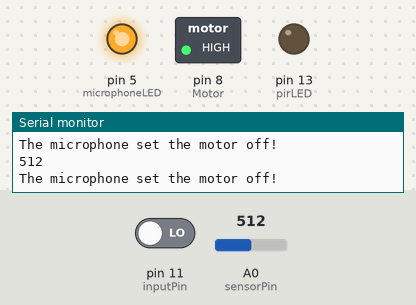
This sketch was run on a simulated Arduino Uno, built with avr-gcc and run on an emulated ATmega328P. Parts: switched loads named in the sketch (green lamp = pin HIGH), output pins drawn as LEDs (lit = HIGH), the last lines printed to the serial monitor. Inputs (shaded band) come from the test bench; at power-on: A0 (sensorPin) = 512, pin 11 (inputPin) LOW. Pins used as bus, display or sensor lines are not drawn.

Above: at 10.8 s.
10.9 s: A0 (sensorPin) set to 354
21.2 s: A0 (sensorPin) set to 318
At 31.0 s:
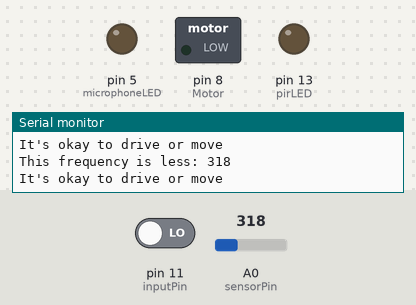
31.5 s: pin 11 (inputPin) driven HIGH
At 32.8 s:
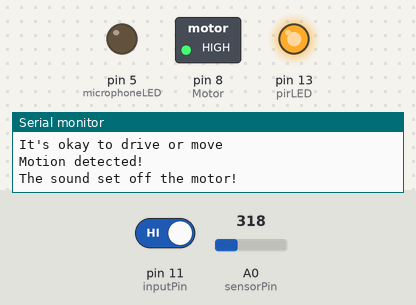
41.5 s: A0 (sensorPin) set to 345
At 43.6 s:
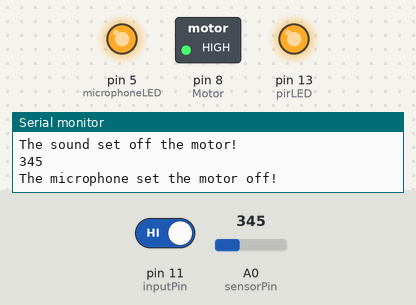
54.0 s: pin 11 (inputPin) driven LOW
At 63.7 s:
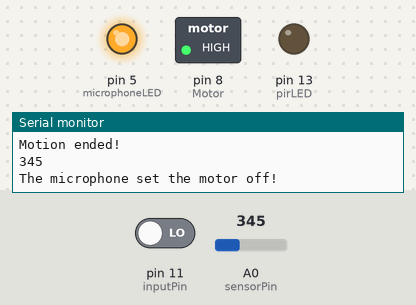
Timing chart, 0 to 65.0 s (numbered marks = the images above; inputs shaded):
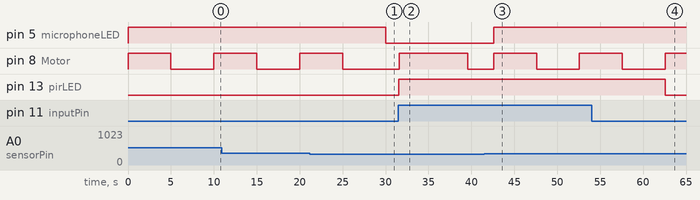

The sketch:

The_Sixth_Sense.ino
```cpp
#include "Arduino.h"
#include "vmotor.h"
#include "MicrophoneSensor.h"
#include "PIRSensor.h"

void setup() {
  // put your setup code here, to run once:
  vm.SETUP();
  mic.microphoneSetup();
  ms.pirSetup();
}

void loop() {
  // put your main code here, to run repeatedly:
  if(ms.motionDetected()){
    Serial.println("The sound set off the motor!");
    vm.startMotor();
    delay(8000);
    vm.stopMotor();
    delay(3000);
  }else if(mic.soundDetected()){
    Serial.println("The microphone set the motor off!");
    vm.startMotor();
    delay(5000);
    vm.stopMotor();
    delay(5000);
  }else{
    Serial.println("It's okay to drive or move");
    }

}
```

MicrophoneSensor.cpp
```cpp
/***********************************************/
/* Name of the program: Microphone Sensor      */
/* Author: Florebencia Fils-Aime               */
/* Person Number: 50190413                     */
/* C program file: MicrophoneSensor.c          */
/* Date : 10/17/2019                           */
/* Used to test the Mic Sensor and get the     */
/* methods                                     */
/***********************************************/

#include "Arduino.h"
#include "MicrophoneSensor.h"

int sensorPin = A0;
int microphoneLED = 5;
int soundFound = 0;
const int threshold = 335;

MicSensor::MicSensor(){}

 void MicSensor::microphoneSetup(){
  pinMode(microphoneLED, OUTPUT);
  pinMode(sensorPin, INPUT);
  Serial.begin(9600);
}

bool MicSensor::soundDetected(){
  soundFound = analogRead(sensorPin);

  if(soundFound > threshold){
    Serial.println(soundFound);
    digitalWrite(microphoneLED, HIGH);
	return true;

  }else{
    digitalWrite(microphoneLED, LOW);
    Serial.print("This frequency is less: ");
    Serial.println(soundFound);
	return false;
  }
}

MicSensor mic = MicSensor();
```

MicrophoneSensor.h
```cpp
/**********************************************************/
/* Name of the program: Microphone Sensor Header file     */
/* Author: Florebencia Fils-Aime               			  */
/* Person Number: 50190413                     			  */
/* C program file: MicrophoneSensor.h          			  */
/* Date : 11/6/2019                           			  */
/* Used to test the Mic Sensor and get the     			  */
/* methods                                     			  */
/**********************************************************/

//#ifndef MicrophoneSensor.h
//#define MicrophoneSensor.h

class MicSensor{
	public:
	MicSensor();

	void microphoneSetup();
	bool soundDetected();
};

extern MicSensor mic;

//#endif
```

PIRSensor.cpp
```cpp
/****************************************************************************************************************/
/* Name of the program: PIR Sensor                                                                              */
/* Author: Florebencia Fils-Aime                                                                                */
/* Person Number: 50190413                                                                                      */
/* C program file: PIRSensor.c                                                                                  */
/* Date : 10/15/2019                                                                                            */
/* Used to test the PIRSensor and get the                                                                       */
/* methods                                                                                                      */
/* Adapted From: https://learn.adafruit.com/pir-passive-infrared-proximity-motion-sensor/using-a-pir-w-arduino  */
/****************************************************************************************************************/

#include "Arduino.h"
#include "PIRSensor.h"

const uint8_t inputPin = 11;
uint8_t pirState = LOW;
const uint8_t pirLED = 13;
uint8_t pirResponse = 0;

MotionSensor::MotionSensor(){}

void MotionSensor::pirSetup(){
  pinMode(pirLED, OUTPUT); // sets the led as an output
  pinMode(inputPin, INPUT); //sets the input pin as an input
  Serial.begin(9600); // sets the data rate in bits per second for serial data transmission
}

bool MotionSensor::motionDetected(){
  pirResponse = digitalRead(inputPin);
  if(pirResponse == HIGH){ // check if something moved
    digitalWrite(pirLED, HIGH); //turn on the led
    if(pirState == LOW){
      Serial.println("Motion detected!");
      pirState = HIGH;
	  return true;
    }
  }
  else {
    digitalWrite(pirLED, LOW);
    if(pirState == HIGH){
      Serial.println("Motion ended!");
      pirState = LOW;
	  return false;
    }
  }
  return false;
}

MotionSensor ms = MotionSensor();
```

PIRSensor.h
```cpp
/****************************************************/
/* Name of the program: Vibration Motor Header      */
/* Author: Florebencia Fils-Aime               		*/
/* Person Number: 50190413                     		*/
/* C program file: vmotor.h          				*/
/* Date : 11/6/2019                            		*/
/* Used to test the vibration Motor and get    		*/
/* the methods                                 		*/
/****************************************************/

//#ifndef PIRSensor.h
//#define PIRSensor.h

class MotionSensor{
	public:
	MotionSensor();

	void pirSetup();
	bool motionDetected();
};

extern MotionSensor ms;

//#endif
```

vmotor.cpp
```cpp
/****************************************************/
/* Name of the program: Vibration Motor C++ file    */
/* Author: Florebencia Fils-Aime               		*/
/* Person Number: 50190413                     		*/
/* C program file: vmotor.c          				*/
/* Date : 11/6/2019                            		*/
/* Used to test the vibration Motor and get    		*/
/* the methods                                 		*/
/****************************************************/

#include "Arduino.h"
#include "vmotor.h"

const uint8_t vMotorLED = 1;
const uint8_t Motor = 8;

VibrationMotor::VibrationMotor(){}

void VibrationMotor::SETUP(){
	pinMode(vMotorLED, OUTPUT); // makes sure the led can light up
	pinMode(Motor, OUTPUT); // makes sure the motor makes a sound
}

void VibrationMotor::startMotor(){
	digitalWrite(Motor, HIGH);
	digitalWrite(vMotorLED, HIGH);
}

void VibrationMotor::stopMotor(){
	digitalWrite(Motor, LOW);
	digitalWrite(vMotorLED, LOW);
}

VibrationMotor vm = VibrationMotor();
```

vmotor.h
```cpp
/****************************************************/
/* Name of the program: Vibration Motor Header      */
/* Author: Florebencia Fils-Aime               		*/
/* Person Number: 50190413                     		*/
/* C program file: vmotor.h          				*/
/* Date : 11/6/2019                            		*/
/* Used to test the vibration Motor and get    		*/
/* the methods                                 		*/
/****************************************************/

//#ifndef vmotor.h
//#define vmotor.h

class VibrationMotor{
	public:
	VibrationMotor();

	void SETUP();
	void startMotor();
	void stopMotor();
};

extern VibrationMotor vm;

//#endif
```

Measured:
- the behaviour switches between 336 and 335 on A0 (sensorPin) (found by bisection; images 0 and 1)
- after the input at 21.2 s, pin 5 (microphoneLED): HIGH → LOW after 8.8 s; pin 8 (Motor): goes on until 25.0 s, then stays LOW
- after the input at 31.5 s, pin 8 (Motor): LOW → HIGH after 0.09 s, → LOW 8.0 s later; pin 13 (pirLED): LOW → HIGH at once
- after the input at 41.5 s, pin 5 (microphoneLED): LOW → HIGH after 1.1 s; pin 8 (Motor): LOW → HIGH after 1.1 s, → LOW 5.0 s later, → HIGH 5.0 s later
- after the input at 54.0 s, pin 13 (pirLED): HIGH → LOW after 8.6 s
